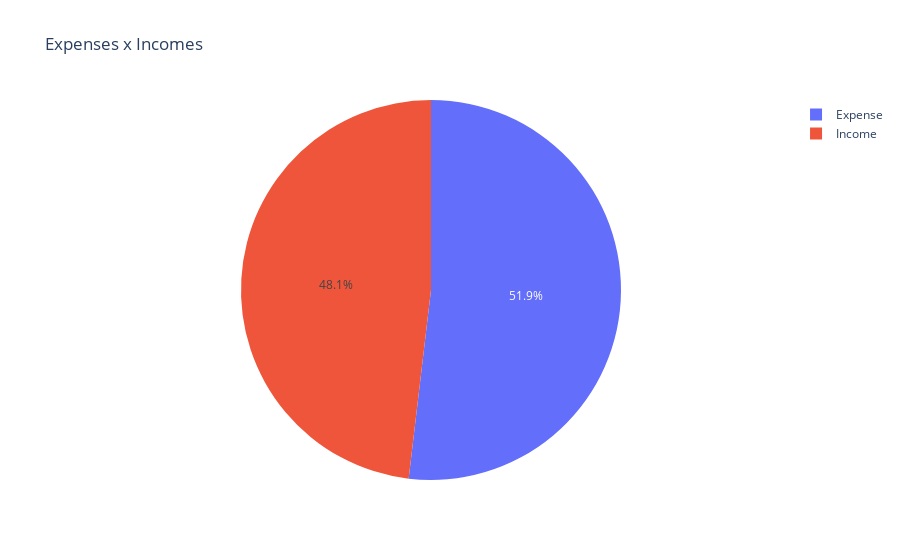

The notebook cell this image was saved under:
### Code cell
# Expenses x Incomes

chart = px.pie(df, names='Income/Expense', title='Expenses x Incomes', values='INR')
chart.show()

### Figure 1 — Plotly figure (JSON) as saved in the notebook; plotly's stock layout.template omitted (floating-point values rounded to 4 significant figures; data arrays with more than 128 entries replaced by an {"elided": "..."} marker saying what was removed)
{"data": [{"domain": {"x": [0, 1], "y": [0, 1]}, "hovertemplate": "Income/Expense=%{label}<br>INR=%{value}<extra></extra>", "labels": {"elided": "277 str values"}, "legendgroup": "", "name": "", "showlegend": true, "type": "pie", "values": {"elided": "277 float values"}}], "layout": {"legend": {"tracegroupgap": 0}, "title": {"text": "Expenses x Incomes"}}}
